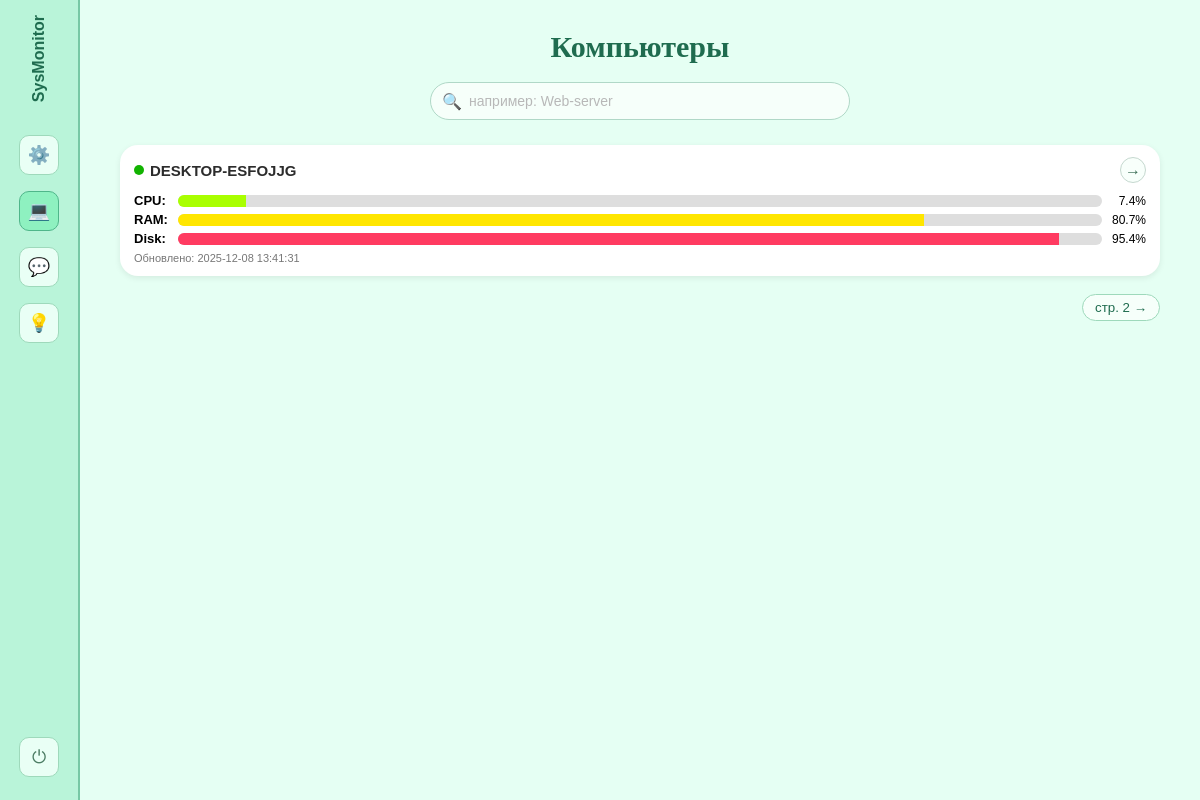
The app's page /computers (signed in) with its own data.
### app/models.py (models this page shows)
class Computer(db.Model):
    id = db.Column(db.Integer, primary_key=True)
    hostname = db.Column(db.String(128), unique=True, nullable=False)
    created_at = db.Column(db.DateTime, default=datetime.utcnow)
    metrics = db.relationship('Metric', backref='computer', lazy=True, cascade="all, delete-orphan")

class Metric(db.Model):
    id = db.Column(db.Integer, primary_key=True)
    computer_id = db.Column(db.Integer, db.ForeignKey('computer.id'), nullable=False)
    cpu_percent = db.Column(db.Float)
    memory_usage = db.Column(db.Float)
    disk_usage = db.Column(db.Float)
    processes = db.Column(db.Integer)
    timestamp = db.Column(db.DateTime, default=datetime.utcnow)

### app/routes.py (the view)
@main.route('/computers')
@login_required
def index():
    computers = Computer.query.all()
    return render_template('index.html', computers=computers)

### app/routes.py (called while the page is built)
def login_required(view_func):
    @wraps(view_func)
    def wrapper(*args, **kwargs):
        if not session.get('logged_in'):
            return redirect(url_for('main.login'))
        return view_func(*args, **kwargs)
    return wrapper

### app/templates/index.html (shortened to what this page needs)
<!DOCTYPE html>
<html lang="ru">
<head>
</head>
<body>
<div class="app">
    <aside class="sidebar">
        <div class="logo">SysMonitor</div>
        <a href="{{ url_for('main.dashboard') }}"
           class="nav-icon"
           title="Главная панель">⚙️</a>
        <a href="{{ url_for('main.index') }}"
           class="nav-icon nav-icon-active"
           title="Компьютеры">💻</a>
        <a href="{{ url_for('main.alerts_settings') }}"
           class="nav-icon"
           title="Настройки оповещений">💬</a>
        <div class="nav-icon" title="Подсказки / идеи">💡</div>
        <a href="{{ url_for('main.logout') }}"
           class="nav-icon"
           title="Выход">⏻</a>
    </aside>
    <main class="main">
        <h1 class="main-title">Компьютеры</h1>
        <div class="search-wrapper">
            <span class="search-icon">🔍</span>
            <input
                id="searchInput"
                class="search-input"
                type="text"
                placeholder="например: Web-server"
            >
        </div>
        <div class="cards-grid" id="cardsContainer">
            {% for comp in computers %}
                {% set last = comp.metrics|last %}
                <div class="card {% if not last %}card-offline{% endif %}"
                     data-name="{{ comp.hostname|lower }}">
                    <div class="card-header">
                        <div class="status-wrap">
                            <div class="status-dot {% if last %}status-online{% else %}status-offline{% endif %}"></div>
                            <div class="card-title">{{ comp.hostname }}</div>
                        </div>
                        <a class="arrow-link" href="{{ url_for('main.computer_detail', comp_id=comp.id) }}">→</a>
                    </div>
                    {% if last %}
                        <div class="metric-row">
                            <div class="metric-label">CPU:</div>
                            <div class="bar-wrapper">
                                <div class="bar-fill bar-cpu" style="width: {{ last.cpu_percent }}%;"></div>
                            </div>
                            <div class="metric-value">{{ last.cpu_percent }}%</div>
                        </div>
                        <div class="metric-row">
                            <div class="metric-label">RAM:</div>
                            <div class="bar-wrapper">
                                <div class="bar-fill bar-ram" style="width: {{ last.memory_usage }}%;"></div>
                            </div>
                            <div class="metric-value">{{ last.memory_usage }}%</div>
                        </div>
                        <div class="metric-row">
                            <div class="metric-label">Disk:</div>
                            <div class="bar-wrapper">
                                <div class="bar-fill bar-disk" style="width: {{ last.disk_usage }}%;"></div>
                            </div>
                            <div class="metric-value">{{ last.disk_usage }}%</div>
                        </div>
                        <div class="card-footer">
                            Обновлено: {{ last.timestamp.strftime('%Y-%m-%d %H:%M:%S') }}
                        </div>
                    {% else %}
                        <div class="card-footer">
                            Нет данных от агента
                        </div>
                    {% endif %}
                </div>
            {% endfor %}
        </div>
        <div class="pagination">
            <button class="page-btn">стр. 2 →</button>
        </div>
    </main>
</div>
</body>
</html>

### app/templates/index.html (style rules this page uses)
* { box-sizing: border-box; }
body { margin: 0; font-family: Arial, sans-serif; background-color: #e5fff3; }
.app { display: flex; min-height: 100vh; }
.sidebar { width: 80px; background: #b9f4d9; border-right: 2px solid #77c8a5; display: flex; flex-direction: column; align-items: center; padding: 15px 10px; }
.logo { writing-mode: vertical-rl; transform: rotate(180deg); font-size: 16px; font-weight: bold; color: #1f6c4f; margin-bottom: 25px; }
.nav-icon { width: 40px; height: 40px; border-radius: 10px; background: #e9fff5; border: 1px solid #9ed9bb; margin: 8px 0; display: flex; align-items: center; justify-content: center; font-size: 18px; color: #4b7c63; cursor: pointer; text-decoration: none; transition: background 0.15s, border-color 0.15s, transform 0.1s; }
.nav-icon-active { background: #8ef1c0; border-color: #4fb68a; }
.nav-icon:last-child { margin-top: auto; }
.main { flex: 1; padding: 25px 40px; }
.main-title { text-align: center; font-family: "Times New Roman", Georgia, serif; font-size: 30px; margin: 5px 0 18px; color: #1f6c4f; }
.search-wrapper { max-width: 420px; margin: 0 auto 25px; position: relative; }
.search-input { width: 100%; padding: 10px 14px 10px 38px; border-radius: 20px; border: 1px solid #b0d8c7; outline: none; font-size: 14px; background: #f6fffa; }
.search-input::placeholder { color: #b8b8b8; }
.search-icon { position: absolute; left: 12px; top: 50%; transform: translateY(-50%); font-size: 16px; color: #a0a0a0; }
.cards-grid { display: grid; grid-template-columns: repeat(auto-fit, minmax(260px, 1fr)); gap: 18px 22px; }
.card { background: #ffffff; border-radius: 18px; padding: 12px 14px; box-shadow: 0 2px 6px rgba(0, 0, 0, 0.08); position: relative; }
.card-header { display: flex; align-items: center; justify-content: space-between; margin-bottom: 10px; }
.status-wrap { display: flex; align-items: center; gap: 6px; }
.status-dot { width: 10px; height: 10px; border-radius: 50%; }
.status-online { background: #12b300; }
.card-title { font-weight: bold; font-size: 15px; color: #2c2c2c; }
.arrow-link { width: 26px; height: 26px; border-radius: 50%; border: 1px solid #c5d8cf; display: flex; align-items: center; justify-content: center; text-decoration: none; color: #3c6e57; font-size: 16px; background: #f8fffb; }
.metric-row { display: flex; align-items: center; margin: 4px 0; font-size: 13px; }
.metric-label { width: 40px; font-weight: bold; }
.bar-wrapper { flex: 1; margin-left: 4px; background: #dedede; border-radius: 8px; height: 12px; position: relative; overflow: hidden; }
.bar-fill { position: absolute; left: 0; top: 0; bottom: 0; }
.bar-cpu { background: #a9ff00; }
.bar-ram { background: #ffe600; }
.bar-disk { background: #ff3b61; }
.metric-value { width: 38px; text-align: right; font-size: 12px; margin-left: 6px; }
.card-footer { margin-top: 6px; font-size: 11px; color: #777; }
.pagination { margin-top: 18px; display: flex; justify-content: flex-end; font-size: 13px; }
.page-btn { border-radius: 15px; background: #f6fffa; border: 1px solid #9ed9bb; padding: 5px 12px; cursor: pointer; color: #1f6c4f; }

### records on screen
Computer: hostname "DESKTOP-ESFOJJG"
Metric: cpu_percent "7.4", memory_usage "80.7", disk_usage "95.4", timestamp "2025-12-08 13:41:31"
